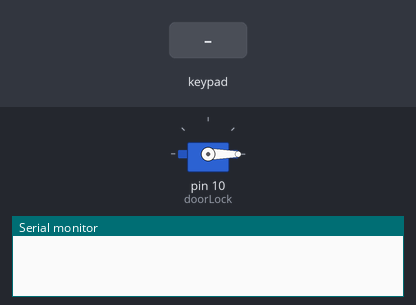
A sketch run on a simulated Arduino Uno, built with avr-gcc and run on an emulated ATmega328P. Parts: servo, the last lines printed to the serial monitor. The inputs (shaded band) are chosen by the test bench.

Above: at 1.2 s.
1.3 s: key 'A' pressed
At 1.6 s:
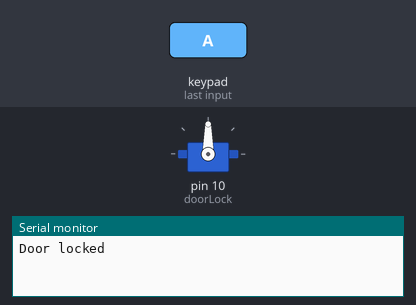
2.8 s: key 'B' pressed
At 4.1 s:
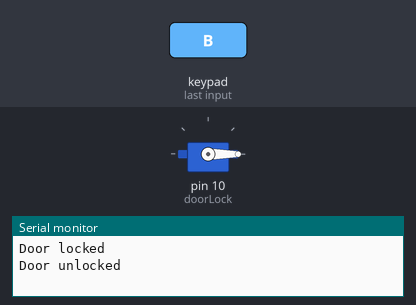
Timing chart, 0 to 5.8 s (numbered marks = the images above; inputs shaded):
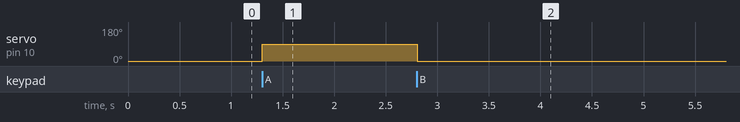

Measured:
- after the input at 1.3 s, servo on pin 10 (doorLock): 0° → 90° at once
- after the input at 2.8 s, servo on pin 10 (doorLock): 90° → 0° at once

The sketch:

sketch_apr26a.ino
```cpp
 #include <Servo.h>
#include <Keypad.h>
const byte ROWS = 4; //four rows
const byte COLS = 4; //four columns
char keys[ROWS][COLS] = {
 {'1','2','3','A'},
 {'4','5','6','B'},
 {'7','8','9','C'},
 {'*','0','#','D'}
};
byte rowPins[ROWS] = {9, 8, 7, 6}; //connect to the row pinouts of the keypad
byte colPins[COLS] = {5, 4, 3, 2}; //connect to the column pinouts of the keypad
Keypad keypad = Keypad(makeKeymap(keys), rowPins, colPins, ROWS, COLS);
Servo doorLock; // create servo object to control the door lock
int lockPosition = 0; // initialize the lock position to unlocked
void setup() {
 doorLock.attach(10); // attach the servo to digital pin 10
 doorLock.write(lockPosition); // move the servo to the unlocked position
 Serial.begin(9600); // start the serial monitor
}
void loop() {
 char key = keypad.getKey(); // get the key pressed on the keypad
if (key == 'A') { // if the A key is pressed, lock the door
 lockPosition = 90; // set the lock position to locked
 doorLock.write(lockPosition); // move the servo to the locked position
 Serial.println("Door locked");
 }
 if (key == 'B') { // if the B key is pressed, unlock the door
 lockPosition = 0; // set the lock position to unlocked
 doorLock.write(lockPosition); // move the servo to the unlocked position
 Serial.println("Door unlocked");
 }
}
```
